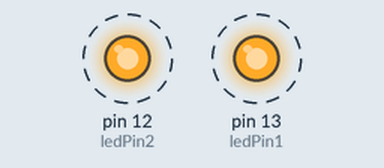
Simulated run of this sketch. Board: Arduino Mega 2560, built with avr-gcc and run on an emulated ATmega2560. On the bench: output pins drawn as LEDs (lit = HIGH). Dashed ring = blinking.

Above: at 0.12 s.
Timing chart, 0 to 3.0 s (numbered marks = the images above):
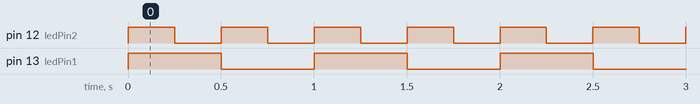

Measured:
- by itself, pin 12 (ledPin2): alternates HIGH for 0.25 s and LOW for 0.25 s
- by itself, pin 13 (ledPin1): alternates HIGH for 0.50 s and LOW for 0.50 s
- by itself, everything shown: repeats every 1.0 s, in 4 steps

The sketch:

LED_CTC_Timer.ino
```cpp
//www.elegoo.com
//2016.12.8


#define ledPin1 13
#define ledPin2 12

void setup()
{


  pinMode(ledPin1, OUTPUT);
  pinMode(ledPin2, OUTPUT);


 // initialize timer1

  noInterrupts();           // disable all interrupts

  TCCR1A = 0;
  TCCR1B = 0;
  TCNT1  = 0;


  TCCR1B |= _BV(WGM12);   // CTC mode
  TCCR1B |= _BV(CS12);    // 256 prescaler
  OCR1A = 31250;//15624            // compare match register 16MHz/256/2Hz
  TIMSK1 |= _BV(OCIE1A);  // enable timer compare interrupt

  TCCR3A = 0;
  TCCR3B = 0;
  TCNT3  = 0;

  TCCR3B |= _BV(WGM32);   // CTC mode
  TCCR3B |= _BV(CS32);    // 256 prescaler
  OCR3A = 15624;            // compare match register 16MHz/256/4Hz
  TIMSK3 |= _BV(OCIE3A);  // enable timer compare interrupt


  interrupts();


  // pinMode( 9, OUTPUT);

}


ISR(TIMER3_COMPA_vect)          // timer compare interrupt service routine
{

   digitalWrite(ledPin2, digitalRead(ledPin2) ^ 1);

}


ISR(TIMER1_COMPA_vect)          // timer compare interrupt service routine
{

  digitalWrite(ledPin1, digitalRead(ledPin1) ^ 1);   // toggle LED pin

}


// main loop
void loop()
{

}
```
